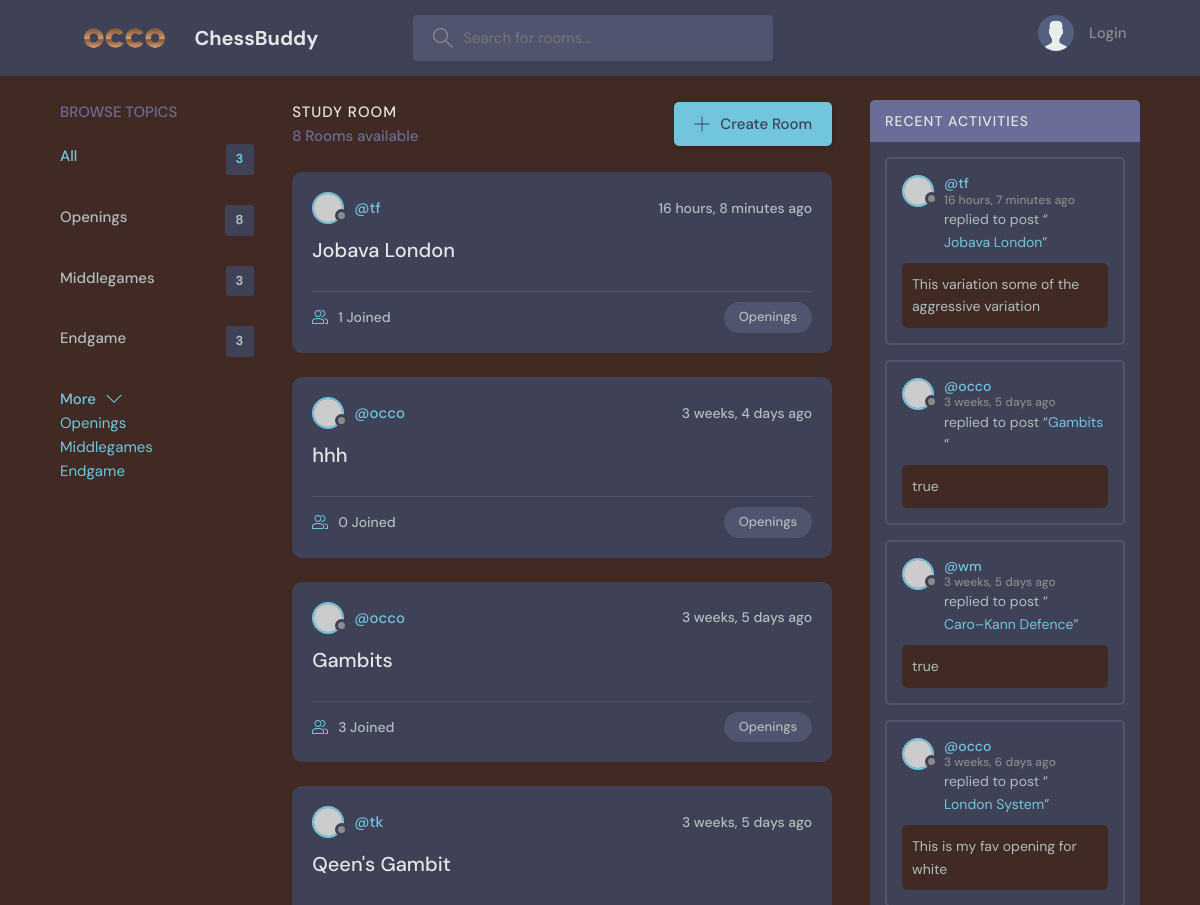
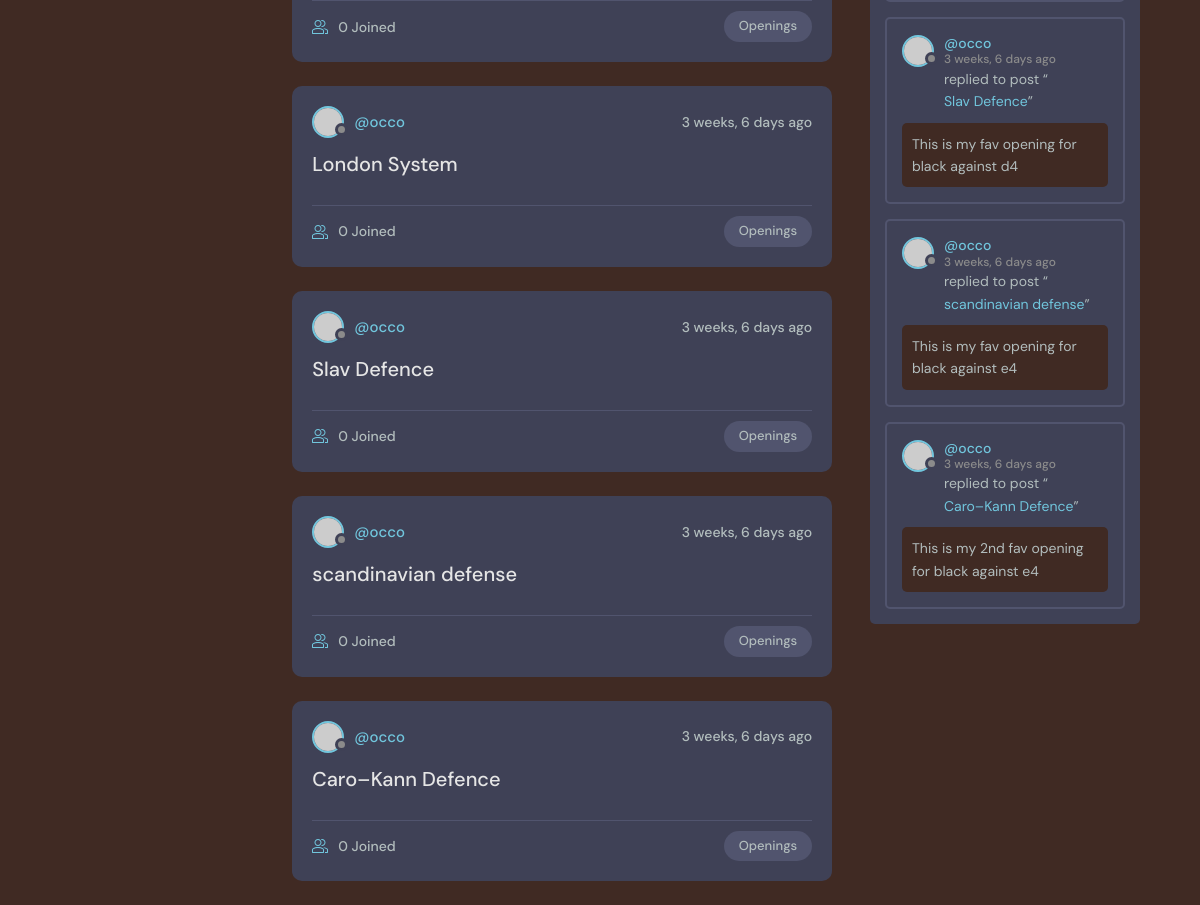
The app's page /?q=Openings with its own data (2 pictures, top to bottom).
### base/models.py (models this page shows, shortened)
class Topic(models.Model):
    name=models.CharField(max_length=200)

class Room(models.Model):
    host=models.ForeignKey(User,on_delete=models.SET_NULL,null=True)
    topic=models.ForeignKey(Topic,on_delete=models.SET_NULL,null=True)
    name=models.CharField(max_length=200)
    description=models.TextField(null=True,blank=True)
    participants=models.ManyToManyField(User,related_name='participants',blank=True)
    updated=models.DateTimeField(auto_now=True)
    created=models.DateTimeField(auto_now_add=True)
    class Meta:
        ordering=['-updated','-created']
    def __str__(self):
        return self.name

class Message(models.Model):
    user=models.ForeignKey(User,on_delete=models.CASCADE)
    room=models.ForeignKey(Room,on_delete=models.CASCADE)
    body=models.TextField()
    updated=models.DateTimeField(auto_now=True)
    created=models.DateTimeField(auto_now_add=True)
    class Meta:
        ordering=['-updated','-created']

### base/views.py (the view)
# urls.py: 2. Add a URL to urlpatterns:  path('', views.home, name='home')
def home(request):
    q=request.GET.get('q') if request.GET.get('q') != None else ''
    rooms=Room.objects.filter(Q(topic__name__icontains=q) | Q(name__icontains=q) | Q(description__icontains=q))
    topics=Topic.objects.all()[0:5]
    room_count=rooms.count()
    room_messages=Message.objects.filter(Q(room__topic__name__icontains=q))
    context={'rooms':rooms,'topics':topics,'room_count':room_count,'room_messages':room_messages}
    return render(request, 'base/home.html',context)

### base/templates/base/home.html (shortened to what this page needs)
{% extends 'main.html' %}
{% block content %}
    <main class="layout layout--3">
      <div class="container">
         <div>
        {% include 'base/topics_component.html' %}
      </div>
        <div class="roomList">
          <div class="roomList__header">
            <div>
              <h2>Study Room</h2>
              <p> {{room_count}} Rooms available</p>
            </div>
            <a class="btn btn--main" href="{% url 'create-room' %}">
              <svg version="1.1" xmlns="http://www.w3.org/2000/svg" width="32" height="32" viewBox="0 0 32 32">
                <title>add</title>
                <path
                  d="M16.943 0.943h-1.885v14.115h-14.115v1.885h14.115v14.115h1.885v-14.115h14.115v-1.885h-14.115v-14.115z"
                ></path>
              </svg>
              Create Room
            </a>
          </div>
          {% include 'base/feed_component.html' %}
        </div>
         <div>
        {% include 'base/activity_component.html' %}
      </div>
      </div>
    </main>
{% endblock %}

### base/templates/base/topics_component.html
<div class="topics">
    <div class="topics__header">
      <h2>Browse Topics</h2>
    </div>
    <ul class="topics__list">
      <li>
        <a href="{% url 'home' %}" class="active">All <span>{{topics.count}}</span></a>
      </li>
      {% for topic in topics %}
      <li>
        <a href="{% url 'home' %}?q={{topic.name}}">{{topic.name}} <span>{{topic.room_set.all.count}}</span></a>
      </li>
      {% endfor %}
    </ul>
    <a class="btn btn--link" href="{% url 'topics' %}">
      More
      <svg version="1.1" xmlns="http://www.w3.org/2000/svg" width="32" height="32" viewBox="0 0 32 32">
        <title>chevron-down</title>
        <path d="M16 21l-13-13h-3l16 16 16-16h-3l-13 13z"></path>
      </svg>
    </a>
  </div>
{% for topic in topics %}
<div>
    <a href="{% url 'home' %}?q={{topic.name}}">{{topic.name}}</a>
</div>
{% endfor %}

### base/templates/base/feed_component.html (shortened to what this page needs)
{% for room in rooms %}
<div class="roomListRoom">
  <div class="roomListRoom__header">
    <a href="{% url 'user-profile' room.host.id %}" class="roomListRoom__author">
      <div class="avatar avatar--small">
        <img src="https://randomuser.me/api/portraits/women/11.jpg" />
      </div>
      <span>@{{room.host.username}}</span>
    </a>
    <div class="roomListRoom__actions">
      <span>  {{room.created|timesince}} ago</span>
    </div>
  </div>
  <div class="roomListRoom__content">
    <a href="{% url 'room' room.id %}">{{room.name}}</a>
  </div>
  <div class="roomListRoom__meta">
    <a href="{% url 'room' room.id %}" class="roomListRoom__joined">
      {{room.participants.all.count}} Joined
    </a>
    <p class="roomListRoom__topic"> {{room.topic.name}} </p>
  </div>
</div>
{% endfor %}

### base/templates/base/activity_component.html (shortened to what this page needs)
<div class="activities">
    <div class="activities__header">
      <h2>Recent Activities</h2>
    </div>
    {% for message in room_messages %}
    <div class="activities__box">
      <div class="activities__boxHeader roomListRoom__header">
        <a href="{% url 'user-profile' message.user.id %}" class="roomListRoom__author">
          <div class="avatar avatar--small">
            <img src="https://randomuser.me/api/portraits/women/11.jpg" />
          </div>
          <p>
            @{{message.user.username}}
            <span>{{message.created|timesince}} ago</span>
          </p>
        </a>
      </div>
      <div class="activities__boxContent">
        <p>replied to post “<a href="{% url 'room' message.room.id %}">{{message.room}}</a>”</p>
        <div class="activities__boxRoomContent">
          {{message.body}}
        </div>
      </div>
    </div>
    {% endfor %}
  </div>

### base/templates/base/home.html (style rules this page uses)
.container { display: grid; grid-template-columns: 1fr 3fr 1fr; }

### records on screen
Topic: name "Openings", room_set.all.count "8"
Topic: name "Middlegames", room_set.all.count "3"
Topic: name "Endgame", room_set.all.count "3"
Room: host.username "tf", created "16 hours, 8 minutes", name "Jobava London", participants.all.count "1", topic.name "Openings"
Room: host.username "occo", created "3 weeks, 4 days", name "hhh", participants.all.count "0", topic.name "Openings"
Room: host.username "occo", created "3 weeks, 5 days", name "Gambits", participants.all.count "3", topic.name "Openings"
Room: host.username "tk", created "3 weeks, 5 days", name "Qeen's Gambit", participants.all.count "0", topic.name "Openings"
Room: host.username "occo", created "3 weeks, 6 days", name "London System", participants.all.count "0", topic.name "Openings"
Room: host.username "occo", created "3 weeks, 6 days", name "Slav Defence", participants.all.count "0", topic.name "Openings"
Room: host.username "occo", created "3 weeks, 6 days", name "scandinavian defense", participants.all.count "0", topic.name "Openings"
Room: host.username "occo", created "3 weeks, 6 days", name "Caro–Kann Defence", participants.all.count "0", topic.name "Openings"
Message: user.username "tf", created "16 hours, 7 minutes", room "Jobava London", body "This variation some of the aggressive variation"
Message: user.username "occo", created "3 weeks, 5 days", room "Gambits", body "true"
Message: user.username "wm", created "3 weeks, 5 days", room "Caro–Kann Defence", body "true"
Message: user.username "occo", created "3 weeks, 6 days", room "London System", body "This is my fav opening for white"
Message: user.username "occo", created "3 weeks, 6 days", room "Slav Defence", body "This is my fav opening for black against d4"
Message: user.username "occo", created "3 weeks, 6 days", room "scandinavian defense", body "This is my fav opening for black against e4"
Message: user.username "occo", created "3 weeks, 6 days", room "Caro–Kann Defence", body "This is my 2nd fav opening for black against e4"

### other values on screen
{{ topics.count }} "3"
{{ room_count }} "8"
